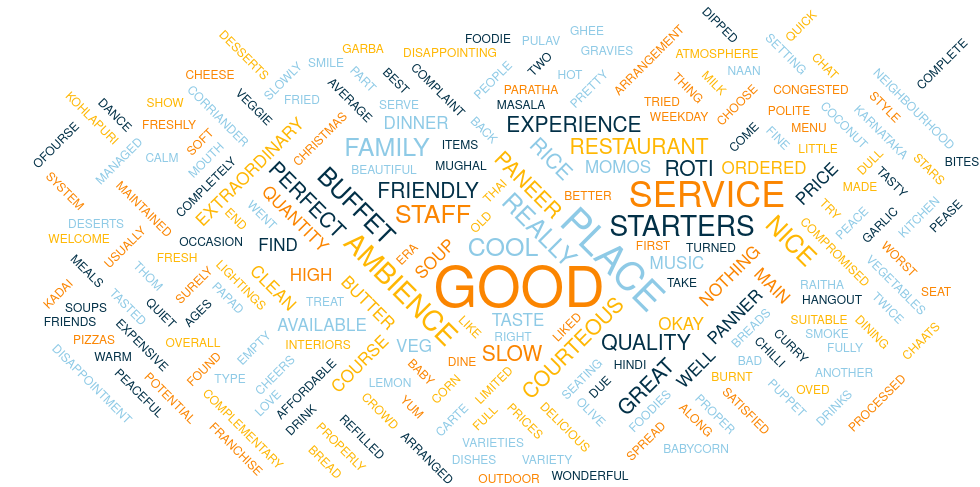

Write the Vega-Lite specification saved for this chart.
### Vega specification from a JSON file in a GitHub repository (floating-point values rounded to 4 significant figures)
{"$schema": "https://vega.github.io/schema/vega/v5.json", "description": "A word cloud visualization of Sample Resturant Views in Bangalore", "width": 850, "height": 400, "padding": 0, "data": [{"name": "table", "values": ["A beautiful place to dine in.The interiors take you back to the Mughal era. The lightings are just perfect.We went there on the occasion of Christmas and so they had only limited items available. But the taste and service was not compromised at all.The only complaint is that the breads could have been better.Would surely like to come here again", "I was here for dinner with my family on a weekday. The restaurant was completely empty. Ambience is good with some good old hindi music. Seating arrangement are good too. We ordered masala papad, panner and baby corn starters, lemon and corriander soup, butter roti, olive and chilli paratha. Food was fresh and good, service is good too. Good for family hangout.Cheers", "Had been here for dinner with family", "Turned out to be a good choose suitable for all ages of people", "Can try this place. We liked the most was their starters", "Service is good. Prices are affordable.", "The ambience is really nice, staff is courteous. The price is pretty high for the quantity, but overall the experience was fine. The quality of food is nice but nothing extraordinary. They also have buffet only veg", "The quality of food is nice but nothing extraordinary", "This place just cool ? with good ambience and slow music and having delicious food is where you find peace. Staff very friendly and they have maintained the place so clean. The price is average for what the quantity of food they serve.Thom yum Thai soup was best and was treat to mouth, roti was soft with that paneer was perfect to have for veggie foodies, in rice we tried burnt garlic fried rice with vegetables and it was the perfect thing to end.',   Quiet a good family type of place.. too calm and usually we don't find crowd here.. panner curry and the deserts is what we had tasted.. they really good but we found it a little expensive", "I had a very bad experience here.I don't know about a la carte, but the buffet was the worst. They gave us complementary drink and momos before the buffet. The momos were really good.The varieties first of all was very disappointing. The service was very slow. They refilled the food very slowly. The starters were okay. The main course also was so so. There was two gravies with roti and some rice with raitha.", "Very polite and courteous", "the staff welcome me with a warm smile", "hot and freshly made", "It was tasty with the taste of coconut milk", "Congested atmosphere due to smoke from kitchen", "Okay service", "This place has high potential but let down by dull ambience", "Great food and proper Karnataka style full meals. Been there twice and was fully satisfied.. Will give 5 stars if it's well managed", "Very good restaurant in neighbourhood. Buffet system is properly arranged. Variety of dishes along with garba dance and puppet show. Good spread of desserts.", "We ordered soups, babycorn starters, butter naan, kadai paneer, veg kohlapuri, pease pulav. Food was good. But the service is too slow", "Nice Ambience and setting. Also outdoor dining is available. ", "is really good and the place is clean also. All in all wonderful place and another great restaurant part of the franchise", "oved the foodie experience here", "they were all so friendly and courteous", "I love the service here", "This is a peaceful place where u can seat chat with your friends with very good starters , drinks , and ofourse pizzas and Chaats", "Great service,Friendly staff,Good quality of food and paneer", "A complete disappointment as it just cool cool cool had some processed cheese and the bread was dipped in ghee", "The right menu for quick bites as well as main course"], "transform": [{"type": "countpattern", "field": "data", "case": "upper", "pattern": "[\\w']{3,}", "stopwords": "(let|give|also|,|.|of|ofcourse|i|me|my|myself|we|us|our|ours|ourselves|you|your|yours|yourself|yourselves|he|him|his|himself|she|her|hers|herself|it|its|itself|they|them|their|theirs|themselves|what|which|who|whom|whose|this|that|these|those|am|is|are|was|were|be|been|being|have|has|had|having|do|does|did|doing|will|would|should|can|could|ought|i'm|you're|he's|she's|it's|we're|they're|i've|you've|we've|they've|i'd|you'd|he'd|she'd|we'd|they'd|i'll|you'll|he'll|she'll|we'll|they'll|isn't|aren't|wasn't|weren't|hasn't|haven't|hadn't|doesn't|don't|didn't|won't|wouldn't|shan't|shouldn't|can't|cannot|couldn't|mustn't|let's|that's|who's|what's|here's|there's|when's|where's|why's|how's|a|an|the|and|but|if|or|because|as|until|while|of|at|by|for|with|about|against|between|into|through|during|before|after|above|below|to|from|up|upon|down|in|out|on|off|over|under|again|further|then|once|here|there|when|where|why|how|all|any|both|each|few|more|most|other|some|such|no|nor|not|only|own|same|so|than|too|very|say|says|said|shall|food|it|just|know|gave|)"}, {"type": "formula", "as": "angle", "expr": "[-45, 0, 45][~~(random() * 3)]"}, {"type": "formula", "as": "weight", "expr": "if(datum.text=='VEGA', 600, 300)"}]}], "scales": [{"name": "color", "type": "ordinal", "domain": {"data": "table", "field": "text"}, "range": ["#8ECAE6", "219EBC", "#FB8500", "#FFB703", "#023047"]}], "background": "white", "marks": [{"type": "text", "from": {"data": "table"}, "encode": {"enter": {"text": {"field": "text"}, "align": {"value": "center"}, "baseline": {"value": "alphabetic"}, "fill": {"scale": "color", "field": "text"}}, "update": {"fillOpacity": {"value": 1}}, "hover": {"fillOpacity": {"value": 0.5}}}, "transform": [{"type": "wordcloud", "size": [1000, 500], "text": {"field": "text"}, "rotate": {"field": "datum.angle"}, "font": "Helvetica Neue, Arial", "fontSize": {"field": "datum.count"}, "fontWeight": {"field": "datum.weight"}, "fontSizeRange": [12, 56], "padding": 2}]}]}
